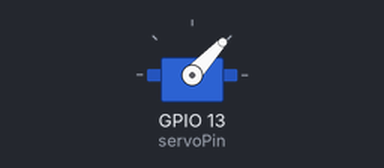
The sketch below on a simulated ESP32. On the bench: servo. What the sketch prints to the serial monitor is not drawn.

Above: at 0.05 s.
At 0.35 s:
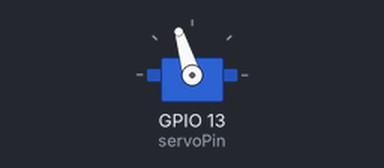
At 0.65 s:
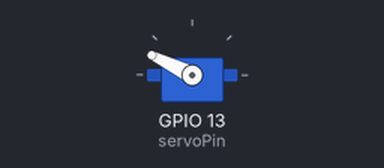
At 1.1 s:
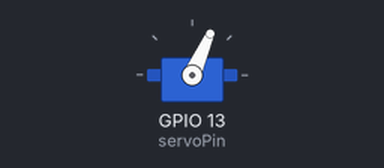
Timing chart, 0 to 3.0 s (numbered marks = the images above):
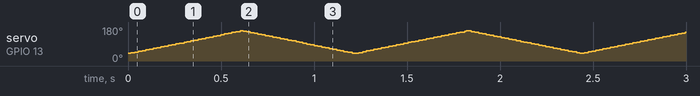

The sketch:

servo-test.ino
```cpp
#include <ESP32Servo.h>

static const int servoPin = 13;

Servo servo1;

void setup() {

  Serial.begin(115200);
  servo1.attach(servoPin);
}

void loop() {
  for(int posDegrees = 40; posDegrees <= 160; posDegrees++) {
    servo1.write(posDegrees);
    Serial.println(posDegrees);
    delay(5);
  }

  for(int posDegrees = 160; posDegrees >= 40; posDegrees--) {
    servo1.write(posDegrees);
    Serial.println(posDegrees);
    delay(5);
  }
  //servo1.write(40);
}
```
